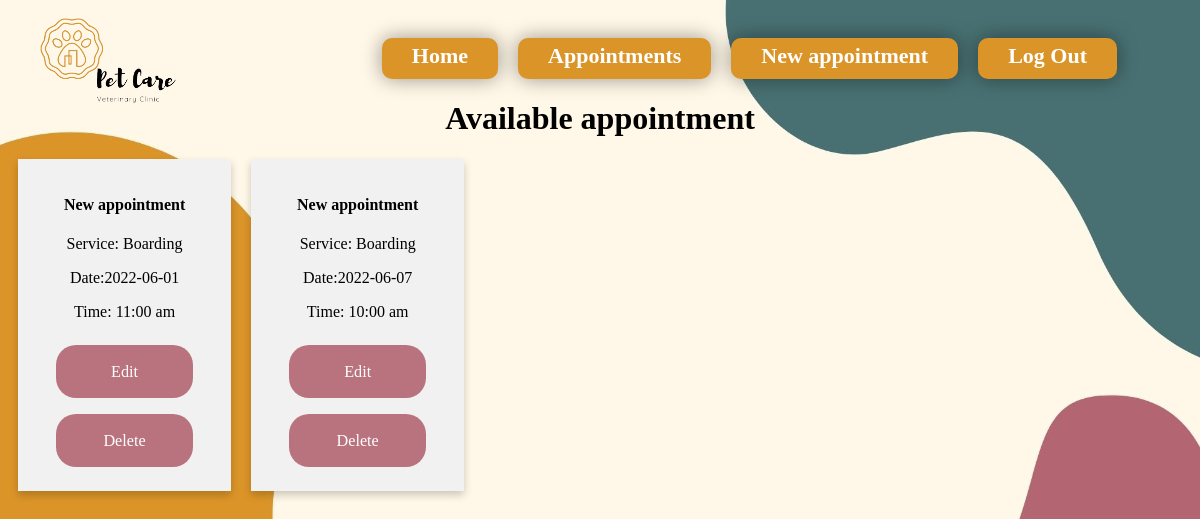
The app's page /viewApp.php (signed in) with its own data.
### tables this page shows
CREATE TABLE `appointment` (
  `appoNum` int(100) NOT NULL,
  `date` date NOT NULL,
  `time` time(6) NOT NULL,
  `satatus` varchar(100) DEFAULT NULL,
  `note` text DEFAULT NULL,
  `petName` varchar(100) DEFAULT NULL,
  `owneremail` varchar(100) DEFAULT NULL,
  `serviceName` varchar(100) NOT NULL
);

### viewApp.php (the view, shortened to what this page needs)
<!DOCTYPE html>
<html lang="en">
<head>
    <link rel="stylesheet" href="Style.css">
</head>
<body>
  <div class="grid">
    <div class="nav-bar-logn">
    <ul id="ullogin">
      <li><img src="logo.png" alt="logo" class="nav-bar-logo" ></li>
      <li class="nav-bar-item-logn" id="activelogn"><a href="home%20page.php">Log Out</a></li>
      <li class="nav-bar-item-logn" id="activelogn"><a href="setAppoint.php">New appointment</a></li>
        <li class="nav-bar-item-logn" id="activelogn"><a href="manage%20appointments.php">Appointments</a></li>
        <li class="nav-bar-item-logn" id="activelogn"><a href="home%20page-manger.php">Home</a></li>
      </ul>
</div>
</div>
<h1 class="hReq" id ="Available">Available appointment</h1>
<?php
if (!( $database = mysqli_connect( "localhost", "root", "" )))
die( "<p>Could not connect to database</p>" );
$query="select appoNum,serviceName,date,time from appointment WHERE satatus=''";
$run=mysqli_query($database, $query);
if($run){
if(mysqli_fetch_row($run) != null){
    $run=mysqli_query($database, $query);
  while($row=mysqli_fetch_row($run)){
    $time=date('h:i a',strtotime($row[3]));
  echo "<div class='column' id=$row[0]>
  <div class='card'> <h4>New appointment</h4>
    <p>Service: $row[1]</p>
    <p>Date:$row[2]</p>
    <p>Time: $time</p>
    <button type='button'  class='EditAndDelet'> <a href='editApp.php?param=$row[0]'>Edit</a> </button>
    <button type='button' class='EditAndDelet'   onclick='deleteAjax($row[0])'>  <a>Delete</a> </button>
  </div>
  </div>";
  }}else {print("<br><br><br><br><p>No appointment yet</p>");}
}
?>
</body>
</html>

### Style.css (style rules this page uses)
body { background: url(./pet.jpg); background-size: cover; }
.container h1,p { text-align: center; }
#ullogin { list-style-type: none; padding: 0; margin: 30px 55px 0; }
li { float: right; }
li a { text-decoration: none; color: #fff; font-weight: bold; }
.nav-bar-logn { grid-area: header; }
.nav-bar-item-logn { background-color:#DB9428; text-align: center; padding: 10px 30px; padding-top: 5px; border-radius: 10px; margin-right: 20px; font-size: 22px; }
#activelogn { background-color: #DB9428; }
.nav-bar-item-logn:not(:first-of-type) { background-color: #DB9428; transition: transform .3s; box-shadow: 0 0 20px rgba(0, 0, 0, 0.4); }
.hReq { text-align: center; }
.grid { display: grid; }
.nav-bar-logo { width: 12%; position: absolute; top: 2%; right: 85%; }
.column { float: left; width: 18%; padding: 0 10px; }
.card { box-shadow: 0 4px 8px 0 rgba(0, 0, 0, 0.2); padding: 16px; text-align: center; background-color: #f1f1f1; margin-bottom: 5%; }
.EditAndDelet { background-color:#B36672; color: white; padding: 16px 20px; margin: 8px 0; border: none; cursor: pointer; width: 76%; opacity: 0.9; font-size: large; border-radius: 20px; text-decoration: none; }
.EditAndDelet a { color: white; text-decoration: none; font-family: Times ; font-size: 90%; }

### records on screen
appointment: serviceName "Boarding", date "2022-06-01", time "11:00 am"
appointment: serviceName "Boarding", date "2022-06-07", time "10:00 am"
